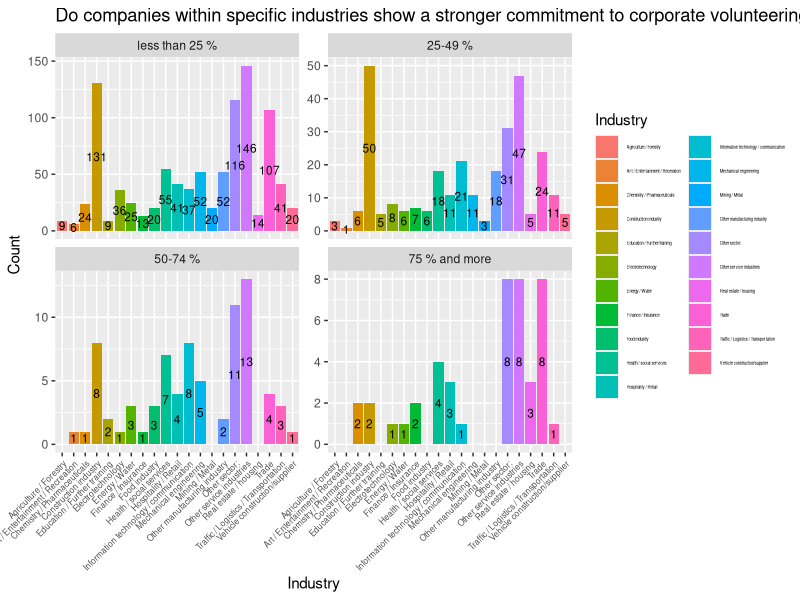
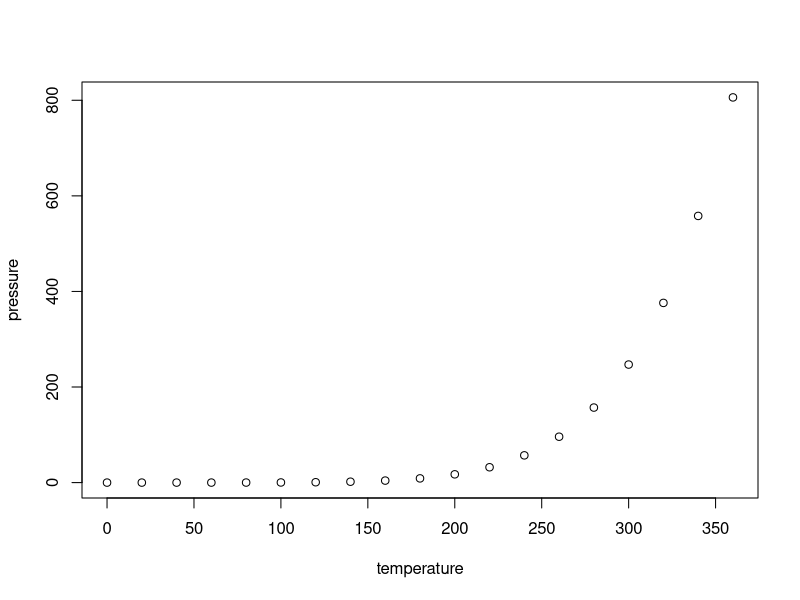

Generate these figures, in order, with R:
## ---- chunk 1
# Load necessary libraries
library(readxl)
library(dplyr)
library(ggplot2)

# Read the Excel data file into a data frame
data <- read_excel("MUE.2022.for.LMU.xlsx")

# Select relevant columns: 'SERIAL', 'A003' (Industry), and 'E001' (Strength)
dselect <- data %>% select(SERIAL, A003, E001)

# Remove rows with missing values
dselect <- na.omit(dselect)

# Print the selected and cleaned data
print(dselect)

# Define mappings to replace numeric codes with descriptive industry names
replace <- c("1"="Construction industry", "2"="Mining / Metal", "3"="Education / Further training",
             "4"="Chemistry / Pharmaceuticals", "5"="Electrotechnology", "6"="Energy / Water",
             "7"="Vehicle construction/supplier", "8"="Finance / Insurance", "9"="Hospitality / Retail",
             "10"="Health / social services", "11"="Real estate / housing", "12"="Trade",
             "13"="Information technology / communication", "14"="Art / Entertainment / Recreation",
             "15"="Agriculture / Forestry", "16"="Mechanical engineering", "17"="Food industry",
             "18"="Traffic / Logistics / Transportation", "19"="Other service industries",
             "20"="Other manufacturing industry", "21"="Other sector:")

# Define mappings to replace numeric codes with descriptive strength categories
replace2 <- c("1"="less than 25 %","2"="25-49 %","3"="50-74 %","4"="75 % and more")

# Replace numeric codes with descriptive names in the 'A003' and 'E001' columns
dselect$A003 <- replace[as.character(dselect$A003)]
dselect$E001 <- replace2[as.character(dselect$E001)]

# Remove rows with missing values again
dselect <- na.omit(dselect)

# Rename columns for clarity
names(dselect) <- c("Company", "Industry", "Strength")

# Factorize the 'Strength' column with predefined levels
dselect$Strength <- factor(dselect$Strength, levels = c("less than 25 %", "25-49 %", "50-74 %", "75 % and more"))

# Filter data to include only companies with a commitment of 75% and more
filtered_data <- dselect %>%
  filter(grepl("75 % and more", Strength) | as.numeric(gsub("[^0-9]+", "", Strength)) > 50)

# Summarize data for plotting: Count of companies in each industry and strength category
plot_data <- dselect %>%
  group_by(Industry, Strength) %>%
  summarize(Count = n(), .groups = 'drop')

# Create a stacked bar plot using ggplot2
ggplot(plot_data, aes(x = Industry, y = Count, fill = Industry)) +
  geom_bar(stat = "identity", position = "stack") +
  geom_text(aes(label = Count), position = position_stack(vjust = 0.5), size = 3) +
  labs(title = "Do companies within specific industries show a stronger commitment to corporate volunteering compared to others?",
       x = "Industry",
       y = "Count") +
  theme(legend.text = element_text(size = 3)) +
  theme(axis.text.x = element_text(angle = 45, hjust = 1, size = 6)) +
  facet_wrap(~Strength, scales = "free_y")


## ---- chunk 2
knitr::opts_chunk$set(echo = TRUE)
## ---- chunk 3
summary(cars)
## ---- chunk 4
plot(pressure)
